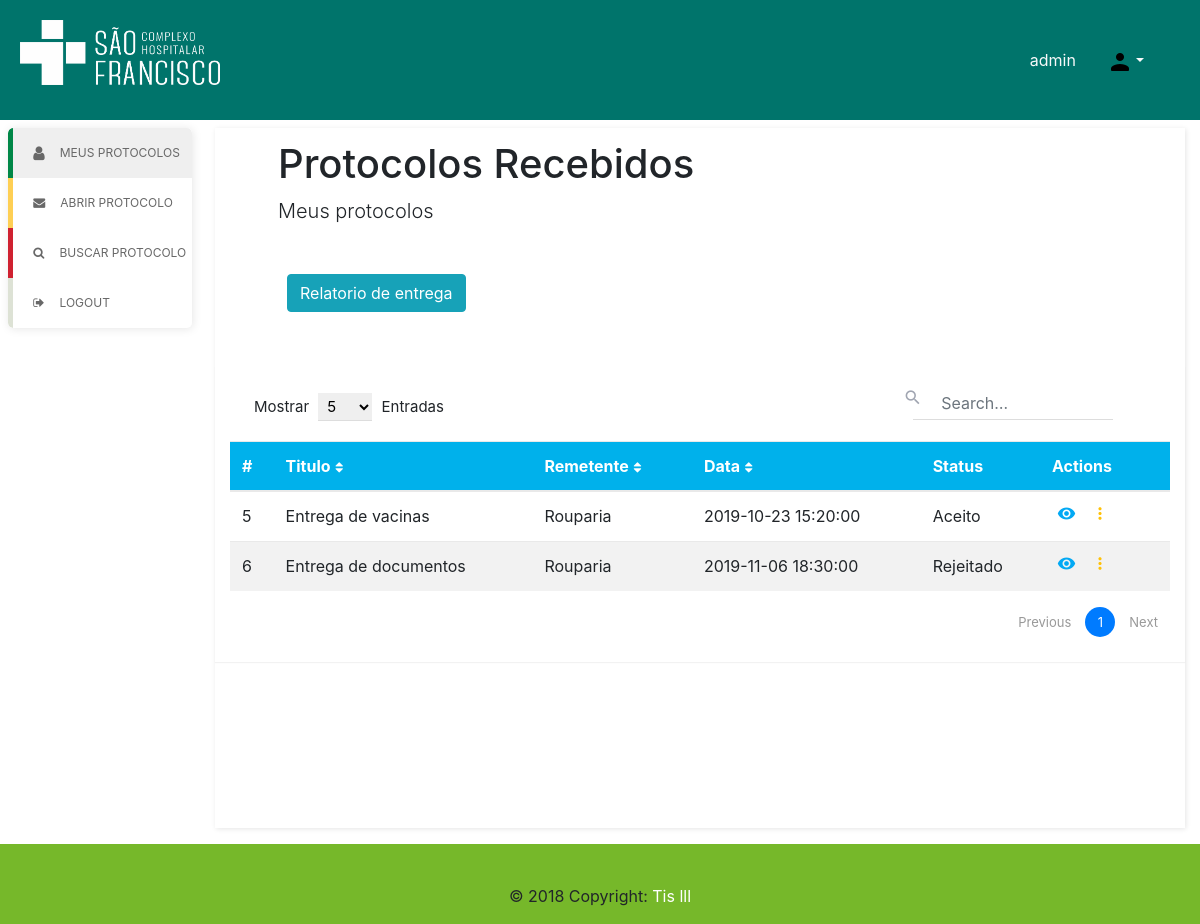
/tis3/index.php (signed in), run on an earlier commit of the app's database.
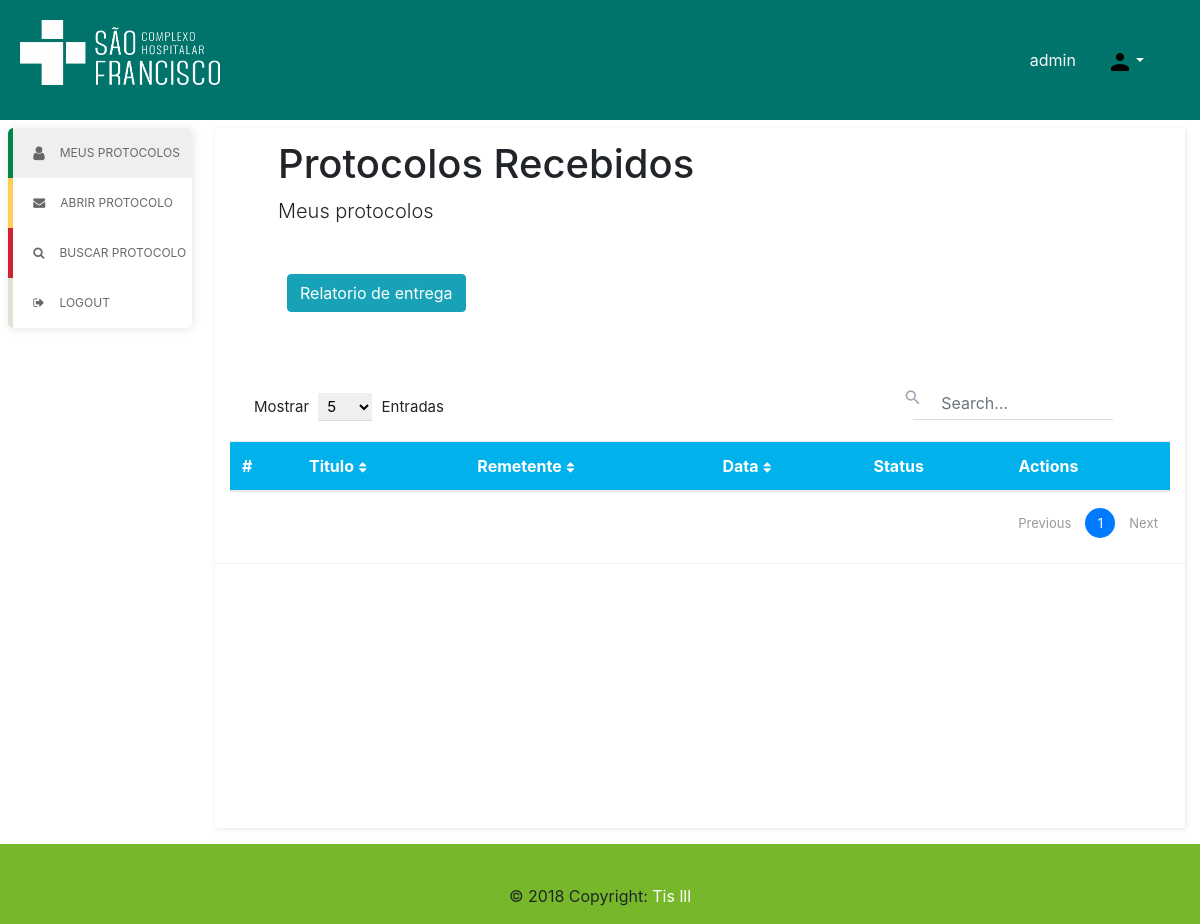
And on a later commit of the database.
### tables this page shows
CREATE TABLE IF NOT EXISTS `protocolo` (
  `id` int(11) NOT NULL AUTO_INCREMENT,
  `titulo` varchar(64) NOT NULL,
  `dataCriacao` datetime DEFAULT NULL,
  `usuario_id` int(11) DEFAULT NULL,
  `setor_id` int(11) NOT NULL,
  `descricao` varchar(255) DEFAULT NULL,
  PRIMARY KEY (`id`) USING BTREE
);

CREATE TABLE IF NOT EXISTS `setor` (
  `id` int(11) NOT NULL AUTO_INCREMENT,
  `nome` varchar(64) NOT NULL,
  `unidade_id` int(11) NOT NULL,
  `endereco` varchar(255) DEFAULT NULL,
  PRIMARY KEY (`id`) USING BTREE
);

CREATE TABLE IF NOT EXISTS `encaminhamento` (
  `id` int(11) NOT NULL AUTO_INCREMENT,
  `protocolo_id` int(11) DEFAULT NULL,
  `remetente_id` int(11) DEFAULT NULL,
  `dest_tipo` enum('SETOR','USUARIO') DEFAULT 'SETOR',
  `destinatario_id` int(11) DEFAULT NULL,
  `tipo` enum('ENCAMINHAR','REJEITAR','ACEITAR','CRIAR') DEFAULT 'CRIAR',
  `data` datetime DEFAULT NULL,
  `justificativa` text,
  PRIMARY KEY (`id`) USING BTREE
);

### tis3/classes/protocolo.php (called while the page is built, shortened)
<?php
class Protocolo
{
    public function GetNomeSetor($id)
    {
        $db = new Database();
        $db->Open("gprotocol");
        $query = $db->Query("SELECT `nome` FROM `setor` WHERE `id` = $id");
        $result = mysqli_fetch_assoc($query);
        return $result['nome'];
    }
    public function GetProtocoloStatus($protocolo_id)
    {
        $db = new Database();
        $db->Open("gprotocol");
        $retorno = "";
        $query = $db->Query("SELECT * FROM `encaminhamento` WHERE `protocolo_id` = $protocolo_id ORDER BY `data` DESC LIMIT 1;");
        if($db->RowsQuery($query) > 0)
        {
            $result = mysqli_fetch_assoc($query);
            $tipo = $result['tipo'];
            switch($tipo)
            {
                case "REJEITAR":
                    $retorno = "Rejeitado";
                    break;
                case "ACEITAR":
                    $retorno = "Aceito";
                    break;
            }
        }
        return $retorno;
    }
}
?>

### tis3/classes/database.php (called while the page is built, shortened)
<?php
class Database
{
    public $conn;
    public function Open($database)
    {
        $this->conn = mysqli_connect(DB_HOST, DB_USER, DB_PASS, $database);
        if($this->conn)
            return true;
        else
            return false;
    }
    public function Query($sql)
    {
        $result = mysqli_query($this->conn, $sql);
        return $result;
    }
    public function RowsQuery($query)
    {
        return mysqli_num_rows($query);
    }
}
?>

### tis3/pages/p_recebidos.php (the view, shortened to what the changed rows need)
<div id="container" style="padding-bottom:10px;">
    <div id="content" class="float-left col-10">
       <div class="tab-content" id="content-protocolos">
       <div class="page-header px-5 py-1">
            <div class="float-left my-2 col-9">
                    <h1>Protocolos Recebidos</h1>
            </div>
            </div>
                <div class="table-wrapper col-12">
                    <table class="table">
                        <thead>
                            <tr>
                                <th>#</th>
                                <th>Titulo<i class="fa fa-sort"></i></th>
                                <th>Remetente<i class="fa fa-sort"></i></th>
                                <th>Data<i class="fa fa-sort"></i></th>
                                <th>Status</th>
                                <th>Actions</th>
                            </tr>
                        </thead>
                        <tbody>
                        <?php
                            $cProtocolo = new Protocolo();
                            $db = mysqli_connect("127.0.0.1", "root", "", "gprotocol");
                            $mySetor = $_SESSION['user']['setor_id'];
                            $query = mysqli_query($db, "SELECT * FROM `protocolo` P WHERE EXISTS (SELECT 1 FROM `encaminhamento` e WHERE e.destinatario_id = $mySetor );");
                            while($row = mysqli_fetch_assoc($query)) {
                                $i = $row['id'];
                                $status = $cProtocolo->GetProtocoloStatus($i);
                                $scriptAction = "window.location = '?module=protocolo&id=".$i."';";
                                echo '<tr>';
                                echo '<td>'.$i.'</td>';
                                echo '<td>'.$row['titulo'].'</td>';
                                echo '<td>'.$cProtocolo->GetNomeSetor($row['setor_id']).'</td>';
                                echo '<td>'.$row['dataCriacao'].'</td>';
                                echo '<td>'.$status.'</td>';
                                echo  '
                               <td>
                                    <a href="#" class="view" title="View" data-toggle="tooltip" onclick="'.$scriptAction.'"><i class="material-icons">&#xE417;</i></a>
                                    <a href="#" class="edit" id="More'.$i.'" title="Edit" data-toggle="dropdown" display="dynamic"  aria-haspopup="false" aria-expanded="false"><i class="material-icons">more_vert</i></a>
                                    <div class="dropdown-menu" aria-labelledby="More'.$i.'">
                                    <a class="dropdown-item" onclick="addListRelatorio('.$i.')">Add ao relatorio</a>
                                  </div>
                                </td>';
                                echo '</tr>';
                            }
                        ?>
                        </tbody>
                    </table>
                </div>
        </div>
    </div>
</div>

What changed in the data, as far as the page shows it:
removed protocolo: id "5", titulo "Entrega de vacinas", setor.nome "Rouparia", dataCriacao "2019-10-23 15:20:00", id.tipo "Aceito"
removed protocolo: id "6", titulo "Entrega de documentos", setor.nome "Rouparia", dataCriacao "2019-11-06 18:30:00", id.tipo "Rejeitado"
